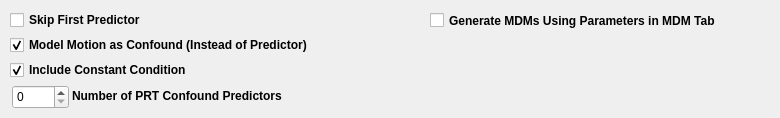
     <widget class="QWidget" name="tabSDM">
      <attribute name="title">
       <string>SDM</string>
      </attribute>
      <widget class="QCheckBox" name="skipFirstPredictor">
       <property name="enabled">
        <bool>true</bool>
       </property>
       <property name="geometry">
        <rect>
         <x>10</x>
         <y>10</y>
         <width>181</width>
         <height>20</height>
        </rect>
       </property>
       <property name="font">
        <font>
         <weight>75</weight>
         <bold>true</bold>
        </font>
       </property>
       <property name="text">
        <string>Skip First Predictor</string>
       </property>
       <property name="checked">
        <bool>false</bool>
       </property>
      </widget>
      <widget class="QCheckBox" name="includeConstantCondition">
       <property name="enabled">
        <bool>true</bool>
       </property>
       <property name="geometry">
        <rect>
         <x>10</x>
         <y>60</y>
         <width>231</width>
         <height>20</height>
        </rect>
       </property>
       <property name="font">
        <font>
         <weight>75</weight>
         <bold>true</bold>
        </font>
       </property>
       <property name="text">
        <string>Include Constant Condition</string>
       </property>
       <property name="checked">
        <bool>true</bool>
       </property>
      </widget>
      <widget class="QCheckBox" name="sdmMakeMDMs">
       <property name="enabled">
        <bool>true</bool>
       </property>
       <property name="geometry">
        <rect>
         <x>430</x>
         <y>10</y>
         <width>341</width>
         <height>21</height>
        </rect>
       </property>
       <property name="font">
        <font>
         <weight>75</weight>
         <bold>true</bold>
        </font>
       </property>
       <property name="text">
        <string>Generate MDMs Using Parameters in MDM Tab</string>
       </property>
       <property name="checked">
        <bool>false</bool>
       </property>
      </widget>
      <widget class="QCheckBox" name="modelMotionAsConfound">
       <property name="enabled">
        <bool>true</bool>
       </property>
       <property name="geometry">
        <rect>
         <x>10</x>
         <y>35</y>
         <width>371</width>
         <height>20</height>
        </rect>
       </property>
       <property name="font">
        <font>
         <weight>75</weight>
         <bold>true</bold>
        </font>
       </property>
       <property name="text">
        <string>Model Motion as Confound (Instead of Predictor)</string>
       </property>
       <property name="checked">
        <bool>true</bool>
       </property>
      </widget>
      <widget class="QSpinBox" name="numberOfPRTConfounds">
       <property name="geometry">
        <rect>
         <x>12</x>
         <y>85</y>
         <width>57</width>
         <height>24</height>
        </rect>
       </property>
      </widget>
      <widget class="QLabel" name="numberOfPRTConfoundsLabel">
       <property name="geometry">
        <rect>
         <x>72</x>
         <y>88</y>
         <width>251</width>
         <height>16</height>
        </rect>
       </property>
       <property name="font">
        <font>
         <weight>75</weight>
         <bold>true</bold>
        </font>
       </property>
       <property name="text">
        <string>Number of PRT Confound Predictors</string>
       </property>
      </widget>
     </widget>
